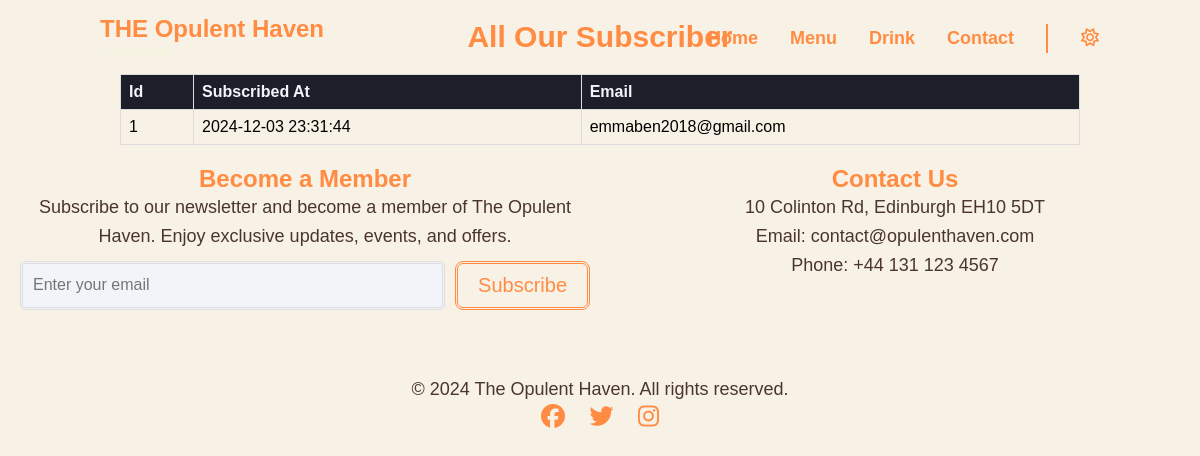
/subscribers, run on the app's committed database.
### app.py (models this page shows)
class Subscriber(db.Model):
    id = db.Column(db.Integer, primary_key=True)
    email = db.Column(db.String(150), unique=True, nullable=False)
    subscribed_at = db.Column(db.DateTime, default=lambda: datetime.utcnow().replace(microsecond=0))

### app.py (the view)
@app.route('/subscribers')
def subscribers():
    all_subscribers = Subscriber.query.order_by(Subscriber.subscribed_at.desc()).all()
    return render_template('subscribers.html', subscribers=all_subscribers)

### templates/subscribers.html (shortened to what this page needs)
{% extends "base.html" %}
{% block content %}
    <section class="reservations-page">
        <h1>All Our Subscriber</h1>
        <table>
            <thead>
                <tr>
                    <th>Id</th>
                    <th>Subscribed At</th>
                    <th>Email</th>
                </tr>
            </thead>
            <tbody>
                {% for subscriber in subscribers %}
                <tr>
                    <td>{{ subscriber.id }}</td>
                    <td>{{ subscriber.subscribed_at }}</td>
                    <td>{{ subscriber.email }}</td>
                </tr>
                {% endfor %}
            </tbody>
        </table>
    </section>
{% endblock %}

### static/css/styles.css (style rules this page uses)
* { font-family: Arial, sans-serif; margin: 0; padding: 0; box-sizing: border-box; }
:root { --clr-dark: #070a13; --clr-light: #f1f5f9; --clr-ivory: #F8F1E5; --clr-orange: #FF8C42; --clr-gold: #D4AF37; --clr-beige: #f5f5dc; --clr-brown: #4A362A; --size-xxs: 0.5rem; --size-xs: 0.75rem; --size-sm: 0.875rem; --size-base: 1rem; --size-lg: 1.125rem; --size-xl: 1.25rem; --size-2xl: 1.5rem; --size-3xl: 1.875rem; --size-4xl: 2.25rem; --size-5xl: 3rem; --size-6xl: 3.75rem; --size-7xl: 4.5rem; --size-8xl: 6rem; --size-9xl: 8rem; --size-10xl: 10rem; }
body { background-color: var(--clr-ivory); font-family: serif; }
section { margin-bottom: 25px; }
h1 { font-size: var(--size-3xl); color: var(--clr-orange); text-align: center; font-weight: bold; }

### static/css/reservations.css (style rules this page uses)
.reservations-page { padding: 20px; max-width: 1000px; margin: 0 auto; }
table { width: 100%; border-collapse: collapse; margin-top: 20px; }
table th, table td { border: 1px solid #ddd; padding: 8px; text-align: left; }
table th { background-color: #1c1f2a; color: #f1f5f9; }

### data on the page
Subscriber: id "1", subscribed_at "2024-12-03 23:31:44", email "emmaben2018@gmail.com"
